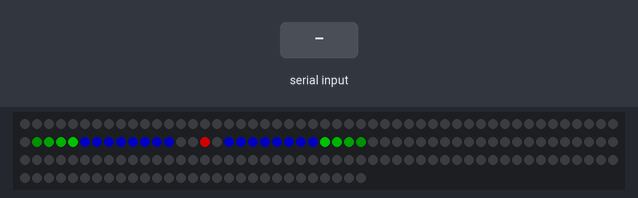
A sketch run on a simulated Arduino Uno, built with avr-gcc and run on an emulated ATmega328P. On the bench: 179 RGB LEDs in strip order, left to right, continuing on the next row. The test bench sets the inputs (shaded band). Dim RGB values are drawn brighter than linear; what the sketch prints to the serial monitor is not drawn.

Above: at 1.2 s.
1.3 s: "90,45\n" received over Serial
At 2.0 s:
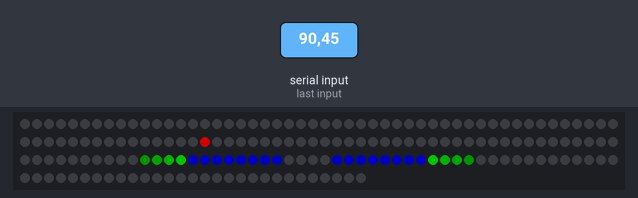
2.8 s: "30,150\n" received over Serial
At 3.2 s:
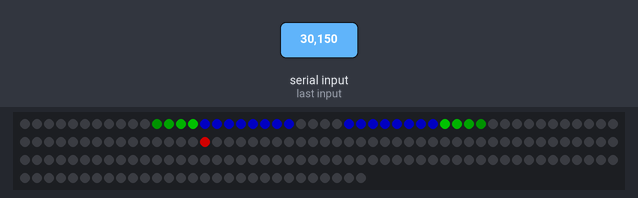
Timing chart, 0 to 5.8 s (numbered marks = the images above; inputs shaded):
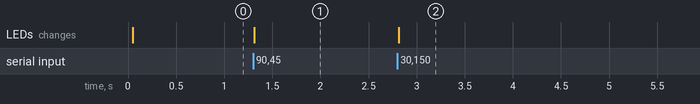

Measured:
- after the input at 1.3 s, the LEDs: change at once (image 1)
- after the input at 2.8 s, the LEDs: change at once (image 2)

The sketch:

supervisorySteer.ino
```cpp
/*
 * simSteerSketch: code to accept steering wheel angle over Serial and display it using the LED strip. Also measures capacitance on the steering, and sends it over serial.
 *
 * LED strip:
 * Option 1: Set LEDs tofixed colour, change only when the steering angle changes by a fixed amount - efficient
 * Option 2: evenwhen the change in angle is small, use changes in relative brightness to make changes in between the discrete steps - might work better visually
 *
 * implementing Option1 for now
 */

//TODO:
// * capacitive sensing, message to Pi
//


#include <CapacitiveSensor.h>
#include <math.h>

#include <Adafruit_NeoPixel.h>
#ifdef __AVR__
  #include <avr/power.h>
#endif

#define NEOPIXPIN      A0
#define CAPSENSPIN     8
#define CAPOUTPIN      7
#define CAPSAMPLES     5


#define NUMPIXELS      179 // How many NeoPixels make the full 360 degrees (2*PI)?
#define ZEROPIXEL      65 //pixel at 0 degrees 12 o'clock
#define DELAYVAL       1 //delay in the loop

Adafruit_NeoPixel pixels = Adafruit_NeoPixel(NUMPIXELS, NEOPIXPIN, NEO_GRB + NEO_KHZ800);

/*
 * Resistor effects sensitivity, experiment with values, 50K - 50M. Larger resistor values yield larger sensor values.
 * Receive pin is the sensor pin - try different amounts of foil/metal on this pin
 */
//CapacitiveSensor   steerTouch = CapacitiveSensor(CAPOUTPIN,CAPSENSPIN);        // 2M resistor between pins 8 & 7, pin 8 is sensor pin, add a wire and or foil if desired

char inChar;
char inData[10]; //Serial buffer
char inCount = 0;
float steerVal = 0.0;
int LEDVal = 0;
uint32_t colorPattern[NUMPIXELS];


void setup() {
  Serial.begin(115200);
  Serial.println("Starting arduino.."); //the pi is  always running, so this will interfere

  pixels.begin(); // This initializes the NeoPixel library.


  // HARDCODING PATTERN HERE
  for(int i = 0;i < 2; i++) {
    // pixels.Color takes RGB values, from 0,0,0 up to 255,255,255
    pixels.setPixelColor(i, pixels.Color(0,0,0)); // Dead Zone, OFF
  }
  for(int i = 2;i < 10; i++) {
    pixels.setPixelColor(i, pixels.Color(0,0,150)); // Moderately bright blue color - move in lane
  }
  pixels.setPixelColor(10, pixels.Color(0,150,0)); // green fade out - change lanes
  pixels.setPixelColor(11, pixels.Color(0,100,0)); //
  pixels.setPixelColor(12, pixels.Color(0,60,0)); //
  pixels.setPixelColor(13, pixels.Color(0,30,0)); //

  for(int i = 14;i < NUMPIXELS - 14; i++) {
    pixels.setPixelColor(i, pixels.Color(0,0,0)); // OFF - lane changes
  }

  pixels.setPixelColor(NUMPIXELS - 14, pixels.Color(0,30,0)); // green fade out
  pixels.setPixelColor(NUMPIXELS - 13, pixels.Color(0,60,0)); //
  pixels.setPixelColor(NUMPIXELS - 12, pixels.Color(0,100,0)); //
  pixels.setPixelColor(NUMPIXELS - 11, pixels.Color(0,150,0)); //

  for(int i = NUMPIXELS - 10;i < NUMPIXELS - 2; i++) {
    pixels.setPixelColor(i, pixels.Color(0,0,150)); // Moderately bright blue color - move in lane
  }
  for(int i = NUMPIXELS - 2;i < NUMPIXELS; i++) {
    pixels.setPixelColor(i, pixels.Color(0,0,0)); // Dead Zone, OFF
  }

  pixels.setBrightness(154);//60%; max brightness - 256
  pixels.show();

  for(int i = 0;i < NUMPIXELS; i++) {
    colorPattern[i] = pixels.getPixelColor(i); //store into array
  }

}

void loop() {

  //long touchVal =  steerTouch.capacitiveSensorRaw(CAPSAMPLES);//gives absolute capacitance
  //long touchVal =  steerTouch.capacitiveSensor(CAPSAMPLES);//gives added capacitance from baseline
  //baseline recalibrated at interval set by set_CS_AutocaL_Millis() default 200000 (20s)
  //CAPSAMPLES sets number of sampeld over which capacitance is calcuilated -> lower number =  faster but less accurate
  //reset_CS_AutoCal() force an immediate calibration
  //set_CS_Timeout_Millis(unsigned long timeout_millis)  how long the method will take to timeout, if the receive (sense) pin fails to toggle in the same direction as the send pin

  int tmp = (round(steerVal*NUMPIXELS/(2*3.14)) + ZEROPIXEL) % NUMPIXELS;
  tmp = (tmp < 0) ? tmp + NUMPIXELS : tmp;
  if(tmp != LEDVal) { //we need to update the LEDs only if the input has changed, otherwise we can jump to the loop - needed to keep update freq at 100Hz
    LEDVal = tmp;
    int ledno=0;
    for(int i=LEDVal;i<NUMPIXELS;i++,ledno++){
      pixels.setPixelColor(i, colorPattern[ledno]); // Pattern
    }
    for(int i=0;i<LEDVal;i++,ledno++){
      pixels.setPixelColor(i, colorPattern[ledno]); // Pattern
    }
    pixels.setPixelColor(ZEROPIXEL, pixels.Color(200,0,0)); // Show center position - bright red
    pixels.show(); // This sends the updated pixel color to the hardware.
  }

  //can't keep writing to pixels that fast? - why do we need a delay? - we don't; tested.
  //delay(DELAYVAL); // Delay for a period of time (in milliseconds).

  while(Serial.available()) {
    // read the character we recieve
    inChar = (char)Serial.read();
    if(inChar != '\n') {
        inData[inCount] = inChar; //will cause problems if input string is too long (>10)
        inCount += 1;
        //Serial.print(inChar);
    }
    else { //one number input complete
        //Serial.print(inString);
        //Serial.print('\n');
        //steerVal = inString.toFloat();
        steerVal = atof(inData);
        //Serial.print(steerVal);
        //Serial.print(touchVal);
        //Serial.print('\n');
        memset(inData, 0, sizeof(inData)); //filling inData with 0
        inCount = 0; //reset count
    }
  }
}
```
